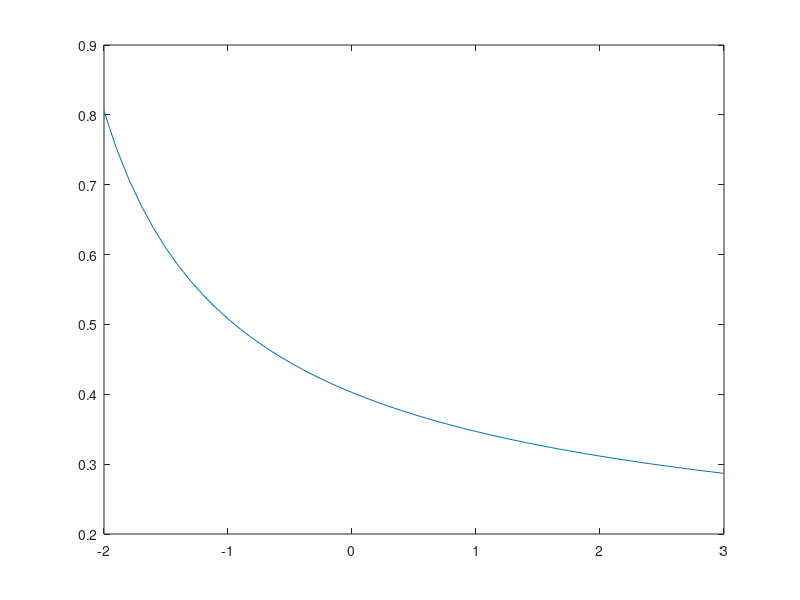

Write the MATLAB code that produced this figure. (Note: this script raises an error after producing the figure.)
clear variables;
close all;
clc;

%% Variables
N = 50000;
a = 1/log(6);
x = -2 : 0.1 : 3;
Fx = a./log(x+4);
Y = rand(1,N);

%% Affichage des courbes
plot(x,Fx);
hold on,
[h_emp,xout] = hist(X,10);
I = trapz(xout,h_emp);
bar(xout,h_emp/I);

%% exo2
n = 100000;
Y1 = 1/2 * rand(1,n);
Y2 = 1/2 + 3/2*rand(1,n);
##X1 = ;
##X2 = ;
##X = ;
##[h,xout] = ;
##bar();
##mu_emp = ;
##sigma_emp= ;
##mu_th = ;
##sigma_th = ;
##fprintf('Moyenne empirique : %f,\t Moyenne théorique : %f\n',mu_emp,mu_th);
##fprintf('Ecart type empirique : %,\t Ecart type théorique:%f\n'sigma_emp,sigma_th);